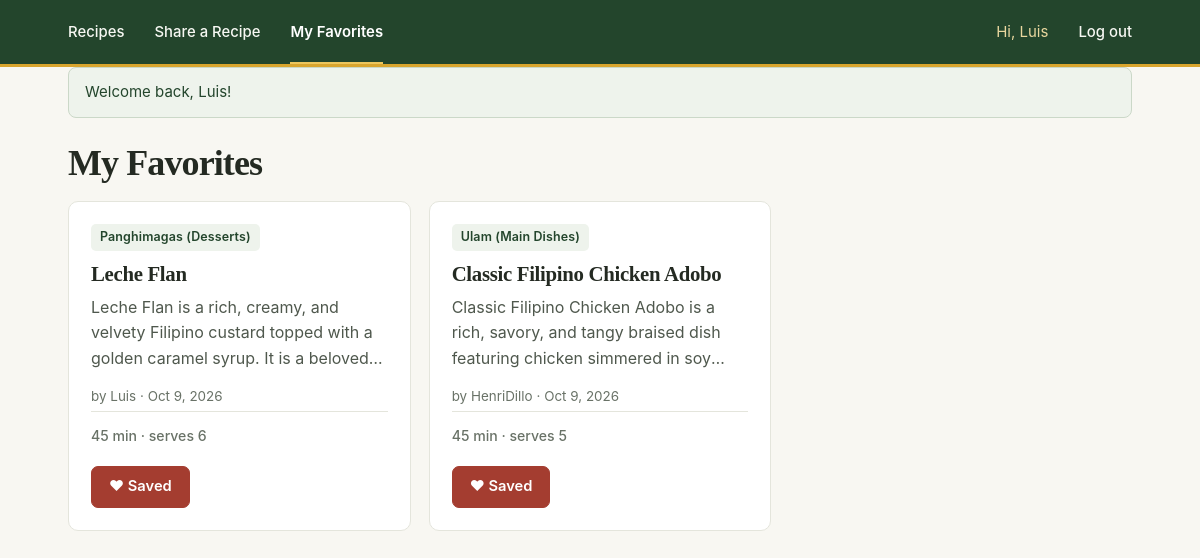
Page /favorites.php (signed in) on the committed database.
### tables this page shows
CREATE TABLE `recipes` (
  `id` int(10) UNSIGNED NOT NULL,
  `user_id` int(10) UNSIGNED NOT NULL,
  `category_id` int(10) UNSIGNED NOT NULL,
  `title` varchar(100) NOT NULL,
  `description` varchar(300) NOT NULL,
  `steps` text NOT NULL,
  `cook_time_minutes` smallint(5) UNSIGNED NOT NULL,
  `servings` tinyint(3) UNSIGNED NOT NULL,
  `created_at` datetime NOT NULL DEFAULT current_timestamp(),
  `updated_at` datetime DEFAULT NULL
);

CREATE TABLE `categories` (
  `id` int(10) UNSIGNED NOT NULL,
  `name` varchar(50) NOT NULL
);

CREATE TABLE `users` (
  `id` int(10) UNSIGNED NOT NULL,
  `username` varchar(20) NOT NULL,
  `email` varchar(100) NOT NULL,
  `password_hash` varchar(255) NOT NULL,
  `created_at` datetime NOT NULL DEFAULT current_timestamp()
);

### classes/Auth.php (called while the page is built, shortened)
<?php
class Auth
{
    public static function check()
    {
        return isset($_SESSION['user_id']);
    }
    public static function id()
    {
        return $_SESSION['user_id'] ?? null;
    }
    public static function username()
    {
        return $_SESSION['username'] ?? '';
    }
}

### classes/Recipe.php (called while the page is built, shortened)
<?php
class Recipe
{
    private PDO $pdo;
    public function __construct(PDO $pdo)
    {
        $this->pdo = $pdo;
    }
    public function search($viewerId, $keyword = '', $categoryId = 0, $favoritesOnly = false)
    {
        $sql = 'SELECT r.id, r.title, r.description, r.cook_time_minutes, r.servings,
                       r.created_at, r.updated_at, u.username, c.name AS category_name,
                       (SELECT COUNT(*) FROM favorites f
                        WHERE f.recipe_id = r.id AND f.user_id = :viewer_id) AS is_favorite
                FROM recipes r
                JOIN users u ON u.id = r.user_id
                JOIN categories c ON c.id = r.category_id';
        $where  = [];
        $params = [':viewer_id' => $viewerId];
        if ($favoritesOnly) {
            $where[] = 'r.id IN (SELECT recipe_id FROM favorites WHERE user_id = :fav_user_id)';
            $params[':fav_user_id'] = $viewerId;
        }
        if ($where) {
            $sql .= ' WHERE ' . implode(' AND ', $where);
        }
        $sql .= ' ORDER BY r.created_at DESC, r.id DESC';
        $stmt = $this->pdo->prepare($sql);
        $stmt->execute($params);
        return $stmt->fetchAll();
    }
}

### includes/recipe_card.php (the view, shortened to what this page needs)
<article class="card">
    <span class="badge"><?= e($recipe['category_name']) ?></span>
    <h2 class="card-title">
        <a href="recipe.php?id=<?= (int) $recipe['id'] ?>"><?= e($recipe['title']) ?></a>
    </h2>
    <p class="meta">
        by <?= e($recipe['username']) ?> &middot; <?= e(format_date($recipe['created_at'])) ?>
    </p>
    <p><?= e($recipe['description']) ?></p>
    <p class="meta">
        <?= (int) $recipe['cook_time_minutes'] ?> min &middot; serves <?= (int) $recipe['servings'] ?>
    </p>
    <?= favorite_button($recipe['id'], $recipe['is_favorite'] > 0, !empty($removeOnUnsave)) ?>
</article>

### includes/header.php (shortened to what this page needs)
<!DOCTYPE html>
<html lang="en">
<head>
    <link rel="stylesheet" href="assets/css/style.css">
</head>
<body>
<header class="site-header">
    <div class="container header-inner">
        <nav class="main-nav">
            <?php if (Auth::check()): ?>
                <a href="recipes.php">Recipes</a>
                <a href="recipe_form.php">Share a Recipe</a>
                <a href="favorites.php">My Favorites</a>
                <span class="nav-user">Hi, <?= e(Auth::username()) ?></span>
                <form action="logout.php" method="post" class="logout-form">
                    <button type="submit" class="nav-button">Log out</button>
                </form>
            <?php else: ?>
                <a href="login.php">Log in</a>
                <a href="register.php">Sign up</a>
            <?php endif; ?>
        </nav>
    </div>
</header>
<main class="container">
<?php $flash = get_flash(); ?>
<?php if ($flash): ?>
    <div class="flash flash-<?= e($flash['type']) ?>"><?= e($flash['message']) ?></div>
<?php endif; ?>

### favorites.php (shortened to what this page needs)
<?php
require_once __DIR__ . '/includes/init.php';
$recipes = (new Recipe($pdo))->search(Auth::id(), '', 0, true);
include __DIR__ . '/includes/header.php';
?>
<h1>My Favorites</h1>
<div class="card-grid">
    <?php foreach ($recipes as $recipe): ?>
        <?php include __DIR__ . '/includes/recipe_card.php'; ?>
    <?php endforeach; ?>
</div>
<?php include __DIR__ . '/includes/footer.php'; ?>

### includes/functions.php (shortened to what this page needs)
<?php
function e($text)
{
    return htmlspecialchars((string) $text, ENT_QUOTES, 'UTF-8');
}
function format_date($date)
{
    return date('M j, Y', strtotime($date));
}
function get_flash()
{
    if (isset($_SESSION['flash'])) {
        $flash = $_SESSION['flash'];
        return $flash;
    }
    return null;
}
function favorite_button($recipeId, $isFavorite, $removeCard = false)
{
    $class = 'btn btn-fav' . ($isFavorite ? ' is-saved' : '');
    $label = $isFavorite ? '♥ Saved' : '♡ Save';
    $extra = $removeCard ? ' data-remove-card="1"' : '';
    return '<button type="button" class="' . $class . '" data-recipe-id="' . (int) $recipeId . '"' . $extra . '>'
         . $label . '</button>';
}

### includes/footer.php (shortened to what this page needs)
</main>
</body>
</html>

### rows in the picture
recipes: category.name "Panghimagas (Desserts)", title "Leche Flan", user.username "Luis", created_at "Oct 9, 2026", description "Leche Flan is a rich, creamy, and velvety Filipino custard topped with a golden caramel syrup. It is a…", cook_time_minutes "45", servings "6"
recipes: category.name "Ulam (Main Dishes)", title "Classic Filipino Chicken Adobo", user.username "HenriDillo", created_at "Oct 9, 2026", description "Classic Filipino Chicken Adobo is a rich, savory, and tangy braised dish featuring chicken simmered in…", cook_time_minutes "45", servings "5"

### other values in the picture
Auth::username() "Luis"
$flash['message'] "Welcome back, Luis!"
